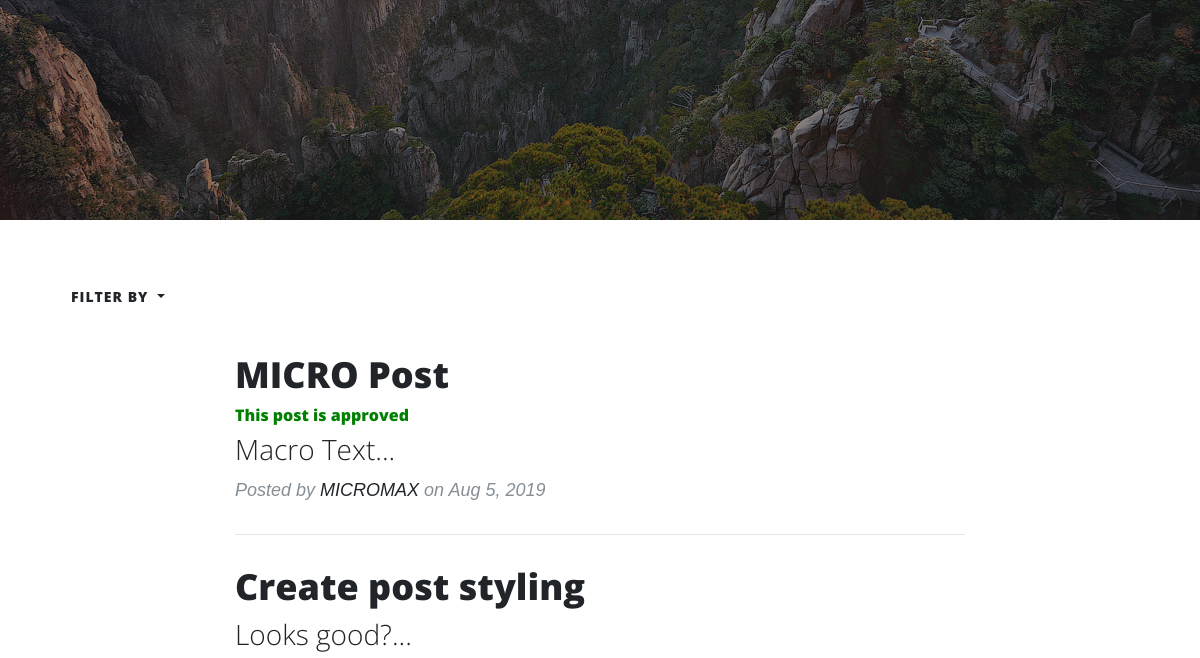
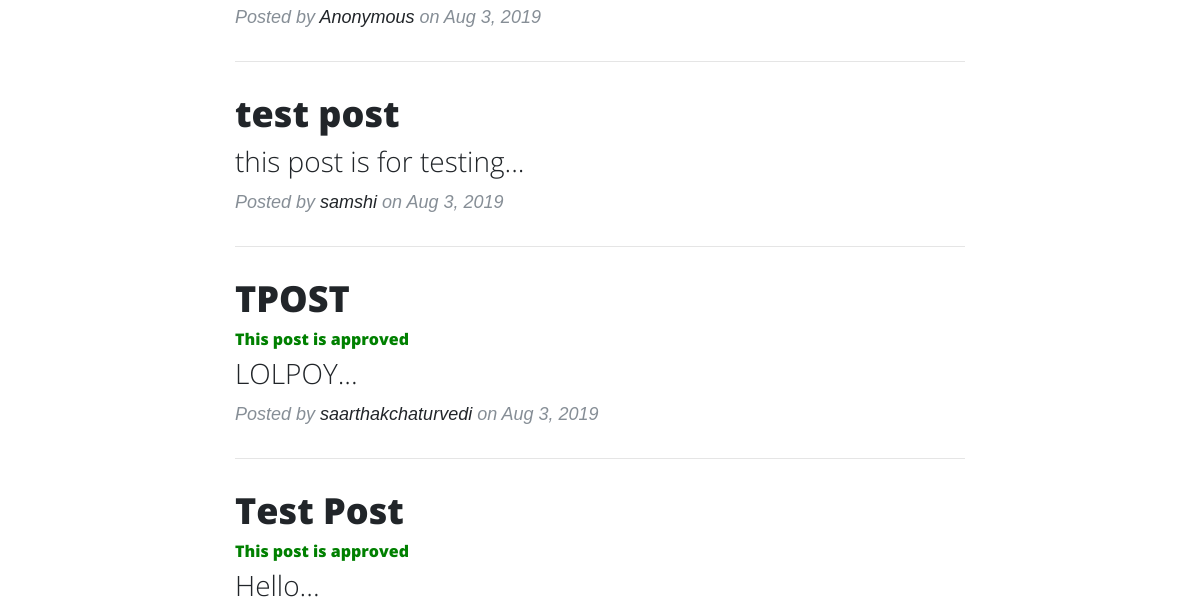
The page / (signed in, middle part) on the database as committed earlier (2 pictures, top to bottom).
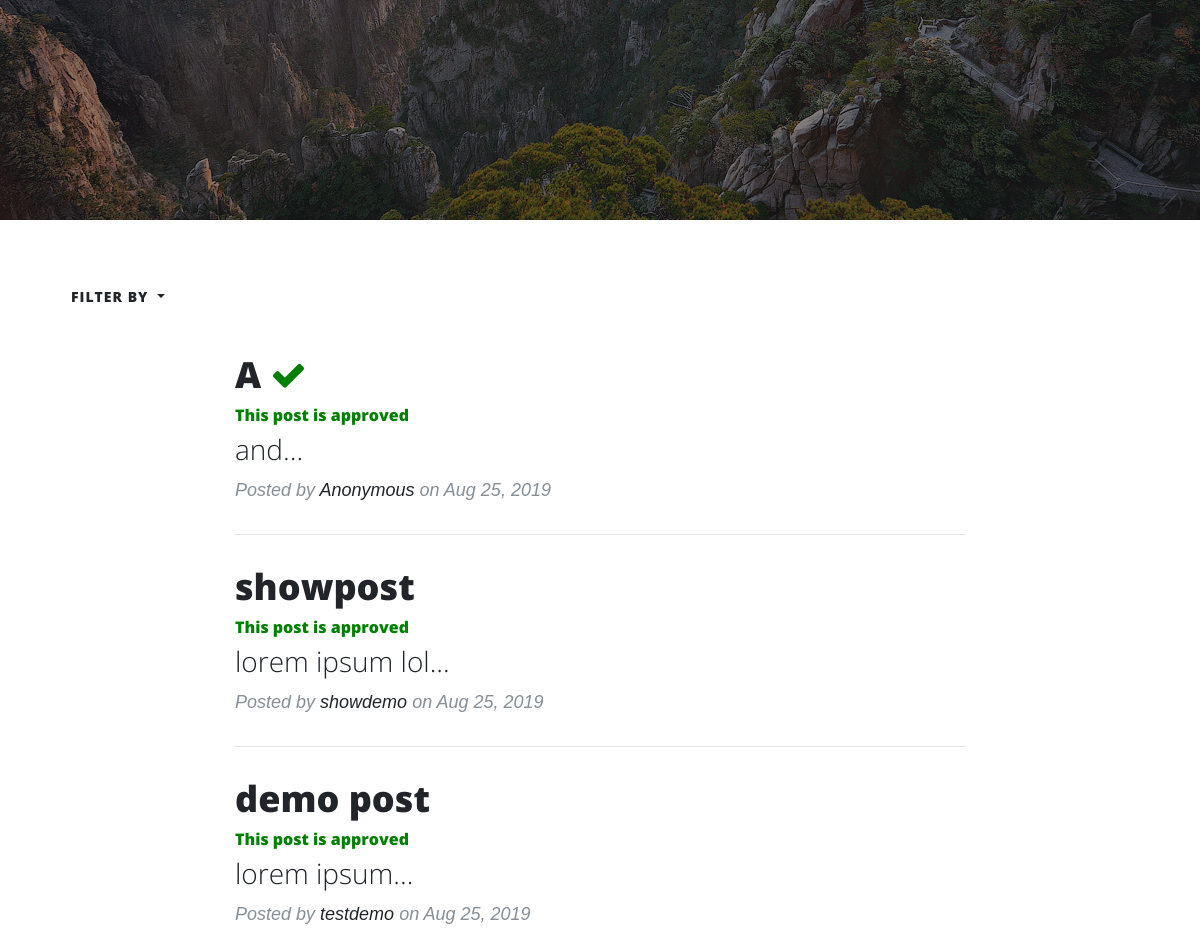
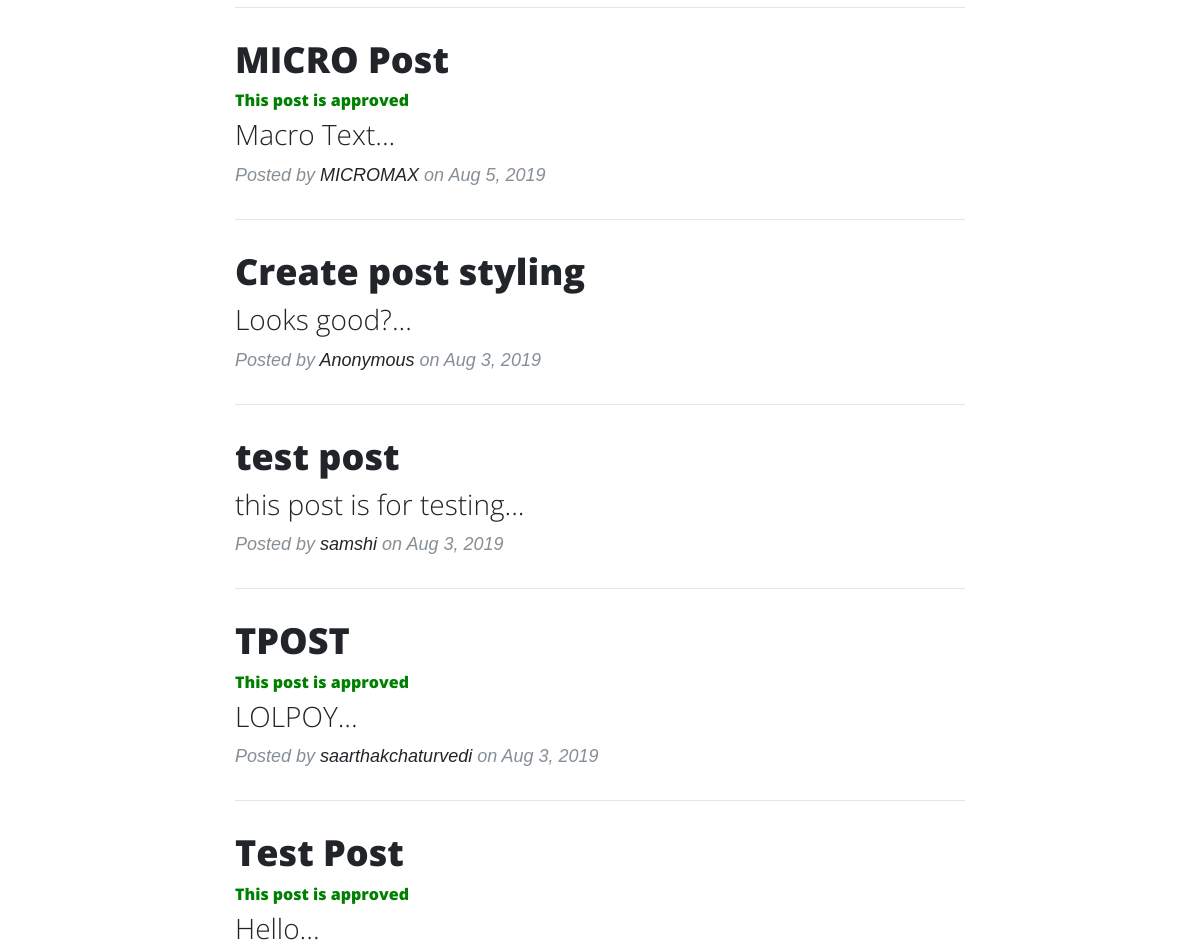
The same page on the database as committed later (2 pictures, top to bottom).
### posts/models.py (models this page shows, shortened)
class Post(models.Model):
    title = models.CharField(max_length=200)
    body = models.TextField()
    votes_total = models.IntegerField(default=0)
    pubdate = models.DateTimeField()
    hunter = models.ForeignKey(User, on_delete=models.CASCADE)
    anonymous = models.BooleanField(default=False)
    upvoted_users = models.TextField(default='')
    approved_by = models.TextField(default='')
    post_approved = models.BooleanField(default=False)
    post_approvals = models.IntegerField(default=0)
    post_considered =  models.BooleanField(default=False)
    def preview(self):
        return self.body[:150]
    def pretty_date(self):
        return self.pubdate.strftime('%b %e, %Y')

### posts/views.py (the view, shortened to what this page needs)
# urls.py: path('', posts.views.home, name='home'),
def home(request):
    if request.user.is_authenticated:
        if request.user.is_staff:
            posts = Post.objects.all().order_by('-pubdate')
            return render(request, 'posts/home.html', {'posts': posts})
    else:
        return render(request, 'posts/landing.html')

### posts/templates/posts/home.html (shortened to what this page needs)
{% load staticfiles %}
<!DOCTYPE html>
<html lang="en">
<head>
  <link rel="stylesheet" href="https://stackpath.bootstrapcdn.com/bootstrap/4.3.1/css/bootstrap.min.css">
  <link href="vendor/fontawesome-free/css/all.min.css" rel="stylesheet" type="text/css">
  <link rel="stylesheet" href="https://stackpath.bootstrapcdn.com/font-awesome/4.7.0/css/font-awesome.min.css">
  <link href="{% static 'css/clean-blog.css' %}" rel="stylesheet"><link rel="stylesheet" href="https://cdnjs.cloudflare.com/ajax/libs/font-awesome/4.7.0/css/font-awesome.min.css">
</head>
<body>
  <header class="masthead" style="background-image: url({% static 'images/posts.jpg' %})">
    <div class="overlay"></div>
    <div class="container">
      <div class="row">
        <div class="col-lg-8 col-md-10 mx-auto">
          <div class="site-heading fade-in">
            <br>
            <br>
            <br>
            <br>
            <br>
            <br><br>
            <br>
          </div>
        </div>
      </div>
    </div>
  </header>
  <div class="container">
    <div class="dropdown">
  <button type="button" class="btn dropdown-toggle" data-toggle="dropdown">
    Filter by
  </button>
</div>
    <div class="row">
      <div class="col-lg-8 col-md-10 mx-auto">
        {% for post in posts.all %}
        <div class="post-preview">
          <a href="{% url 'detail' post.id %}">
            <h2 class="post-title">
              {{ post.title }}
              {% if post.post_considered %}
              <i class="fa fa-check" style="color: green;"></i>
              {% endif %}
            </h2>
            <h6 class="text-small" style="color:green;">
              {% if user.is_staff %}
              {% if post.post_approved %}
              This post is approved
              {% endif %}
              {% endif %}
            </h6>
            <h3 class="post-subtitle">
              {{ post.preview }}...
            </h3>
          </a>
          <p class="post-meta">Posted by
            {% if post.anonymous %}
            <a href="#">Anonymous</a>
            {% else %}
            <a href="{% url 'userpage' post.hunter %}">{{ post.hunter }}</a>
            {% endif %}
            on {{ post.pretty_date }}</p>
        </div>
        <hr>
        {% endfor %}
      </div>
    </div>
  </div>
</body>
</html>

### jpisforum/static/css/clean-blog.css (style rules this page uses)
body { font-size: 20px; color: #212529; font-family: 'Helvetica', 'Helvetica', serif; }
p { line-height: 1.5; margin: 30px 0; }
p a { text-decoration: underline; }
h1, h2, h3, h4, h5, h6 { font-weight: 800; font-family: 'Open Sans', 'Helvetica Neue', Helvetica, Arial, sans-serif; }
a { color: #212529; -webkit-transition: all 0.2s; transition: all 0.2s; }
header.masthead { margin-bottom: 50px; background: no-repeat center center; background-color: #868e96; background-attachment: scroll; position: relative; background-size: cover; }
header.masthead .overlay { position: absolute; top: 0; left: 0; height: 100%; width: 100%; background-color: #212529; opacity: 0.5; }
header.masthead .page-heading, header.masthead .post-heading, header.masthead .site-heading { padding: 200px 0 150px; color: white; }
@media only screen and (min-width: 768px) { header.masthead .page-heading, header.masthead .post-heading, header.masthead .site-heading { padding: 200px 0; } }
header.masthead .page-heading, header.masthead .site-heading { text-align: center; }
.post-preview > a { color: #212529; }
.post-preview > a > .post-title { font-size: 30px; margin-top: 30px; margin-bottom: 10px; }
.post-preview > a > .post-subtitle { font-weight: 300; margin: 0 0 10px; }
.post-preview > .post-meta { font-size: 18px; font-style: italic; margin-top: 0; color: #868e96; }
.post-preview > .post-meta > a { text-decoration: none; color: #212529; }
@media only screen and (min-width: 768px) { .post-preview > a > .post-title { font-size: 36px; } }
.btn { font-size: 14px; font-weight: 800; padding: 15px 25px; letter-spacing: 1px; text-transform: uppercase; border-radius: 0; font-family: 'Open Sans', 'Helvetica Neue', Helvetica, Arial, sans-serif; }

### posts/templates/posts/home.html (style rules this page uses)
.fade-in { animation: fadeIn ease 5s; -webkit-animation: fadeIn ease 5s; -moz-animation: fadeIn ease 5s; -o-animation: fadeIn ease 5s; -ms-animation: fadeIn ease 5s; }

Rows that differ between the two databases and show on the page:
added Post: title "A", post_considered True (drawn), post_approved "This post is approved", preview "and", anonymous "Anonymous", pretty_date "Aug 25, 2019"
added Post: title "showpost", post_approved "This post is approved", preview "lorem ipsum lol", hunter "showdemo", pretty_date "Aug 25, 2019"
added Post: title "demo post", post_approved "This post is approved", preview "lorem ipsum", hunter "testdemo", pretty_date "Aug 25, 2019"
